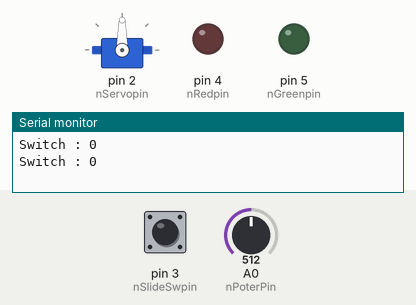
Recording of a sketch running on a simulated Arduino Uno, built with avr-gcc and run on an emulated ATmega328P. On the bench: servo, output pins drawn as LEDs (lit = HIGH), the last lines printed to the serial monitor. Dashed ring = blinking. Inputs (shaded band) come from the test bench; at power-on: A0 (nPoterPin) = 512, pin 3 (nSlideSwpin) LOW.

Above: at 3.8 s.
3.9 s: A0 (nPoterPin) set to 716
At 7.3 s:
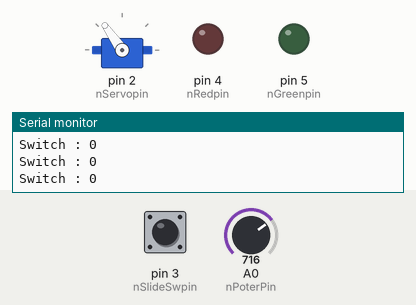
7.8 s: pin 3 (nSlideSwpin) pulled HIGH for 3 s
At 10.4 s:
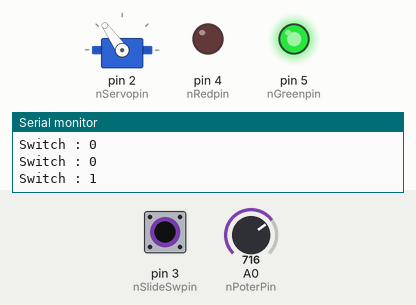
12.5 s: A0 (nPoterPin) set to 900
At 15.3 s:
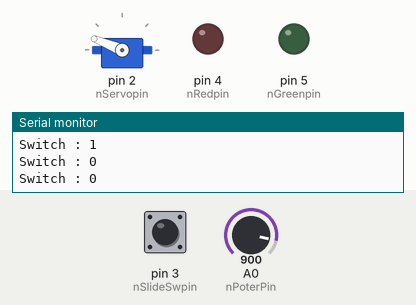
16.4 s: pin 3 (nSlideSwpin) pulled HIGH for 3 s
At 18.4 s:
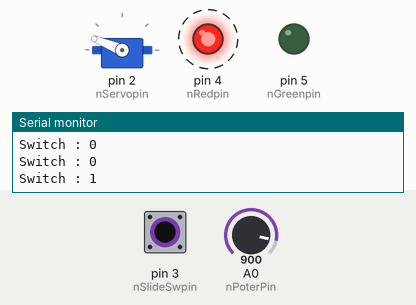
22.5 s: A0 (nPoterPin) set to 1023
At 24.5 s:
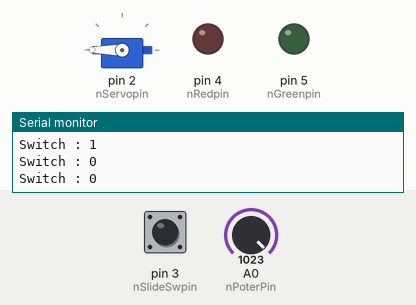
26.4 s: A0 (nPoterPin) set to 306
At 28.0 s:
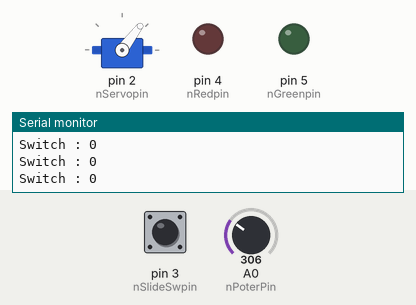
Timing chart, 0 to 29.5 s (numbered marks = the images above; inputs shaded):
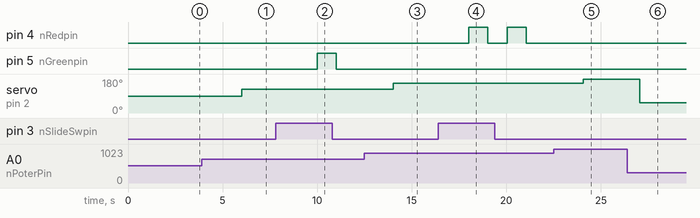

The sketch:

___________.ino
```cpp
#include <Servo.h>
//서보모터 동작을 위한 라이브러리

#define MINANALOG 0
#define MAXANALOG 1023
#define MINANG 0
#define MAXANG 180
#define nServopin 2
#define nSlideSwpin 3
#define nRedpin 4
#define nGreenpin 5
#define Servopin 0
#define SlideSwpin 1
#define Redpin 2
#define Greenpin 3

//핀들과 동작하는 구성요소를 이어놓은 배열
int nPinAry[4] = {nServopin,nSlideSwpin,nRedpin,nGreenpin};
int nPoterPin = A0;
int *pLED = nPinAry;
int Delay = 1000;
int Servo_Degree = 0;

Servo myServo;

//LED 핀을 동작시키기 위한 함수
void LEDPin_Function(int nNumpin, int nCmd, int nDelay)
{
  digitalWrite(nNumpin, nCmd);
  delay(nDelay);
}

//무게 센서를 작동시키기 위한 함수이지만 무게감지 센서를 찾지 못한 관계로 가변저항으로 대체
void Weightsensor_function()
{
  //가변저항의 아날로그 값을 읽어냄
  int readPotValue = analogRead(nPoterPin);
  //가변저항에서 가져온 값을 서보모터에서 쓸수 있는 각도의 범위로 치환
  int ServoAng = map(readPotValue, MINANALOG, MAXANALOG, MINANG, MAXANG);

  //가변저항값(무겟값)에 따라 서보모터의 각도 조정
  myServo.write(Servo_Degree);
  delay(Delay);
}

//기본 셋업
void setup()
{
  myServo.attach(nServopin);
  pinMode(nPinAry[Servopin], OUTPUT);
  pinMode(nPinAry[SlideSwpin], INPUT);
  pinMode(nPoterPin, INPUT);
  pinMode(nPinAry[Redpin], OUTPUT);
  pinMode(nPinAry[Greenpin], OUTPUT);

  Serial.begin(9600);
}


void loop()
{
  //슬라이드 스위치로 화장실 불을 키고끄는 것을 재현
  int readValue = digitalRead(nSlideSwpin);
  Serial.print("Switch : ");
  Serial.println(readValue);

  //가변저항의 아날로그 값을 읽어냄
  int readPotValue = analogRead(nPoterPin);
  //가변저항에서 가져온 값을 서보모터에서 쓸수 있는 각도의 범위로 치환
  int ServoAng = map(readPotValue, MINANALOG, MAXANALOG, MINANG, MAXANG);
  //가변저항값(무겟값)에 따라 서보모터의 각도 조정
  myServo.write(ServoAng);
  delay(Delay);


  if(readValue == HIGH)//화장실 불이 켜졌을 때 작동하는 구간
  {
    //남아 있는 휴지가 20퍼센트 이상일 경우 초록불이 들어온다
    if(ServoAng <= 144)
    {
      LEDPin_Function(*(pLED+Greenpin),HIGH,1000);
      LEDPin_Function(*(pLED+Greenpin),LOW,10);
      LEDPin_Function(*(pLED+Redpin),LOW,10);
    }
    //남아 있는 휴지가 20퍼센트 이하 일 경우 빨간불이 들어온다
    else if(ServoAng < 175)
    {
      LEDPin_Function(*(pLED+Redpin),HIGH,1000);
      LEDPin_Function(*(pLED+Redpin),LOW,10);
      LEDPin_Function(*(pLED+Greenpin),LOW,10);
    }
    //휴지가 아예 없거나 거의 없는 경우 자동으로 휴지를 교체하고 무게 센서를 초기화 한다
    else if(ServoAng >= 175)
    {
      Servo_Degree = 0;
    }
  }
  else//화장실 불이 꺼졌을때는 해당 프로그램도 작동을 멈춤
  {
    LEDPin_Function(nRedpin,LOW,Delay);
    LEDPin_Function(nGreenpin,LOW,Delay);
  }
}
```

Measured:
- after the input at 3.9 s, servo on pin 2 (nServopin): 90° → 125° after 2.1 s
- after the input at 7.8 s, pin 5 (nGreenpin): LOW → HIGH after 2.2 s, → LOW 1.0 s later
- after the input at 12.5 s, servo on pin 2 (nServopin): 125° → 158° after 1.5 s
- after the input at 16.4 s, pin 4 (nRedpin): alternates HIGH for 1.0 s and LOW for 1.0 s, starting after 1.6 s
- after the input at 22.5 s, servo on pin 2 (nServopin): 158° → 180° after 1.6 s
- after the input at 26.4 s, servo on pin 2 (nServopin): 180° → 53° after 0.66 s
